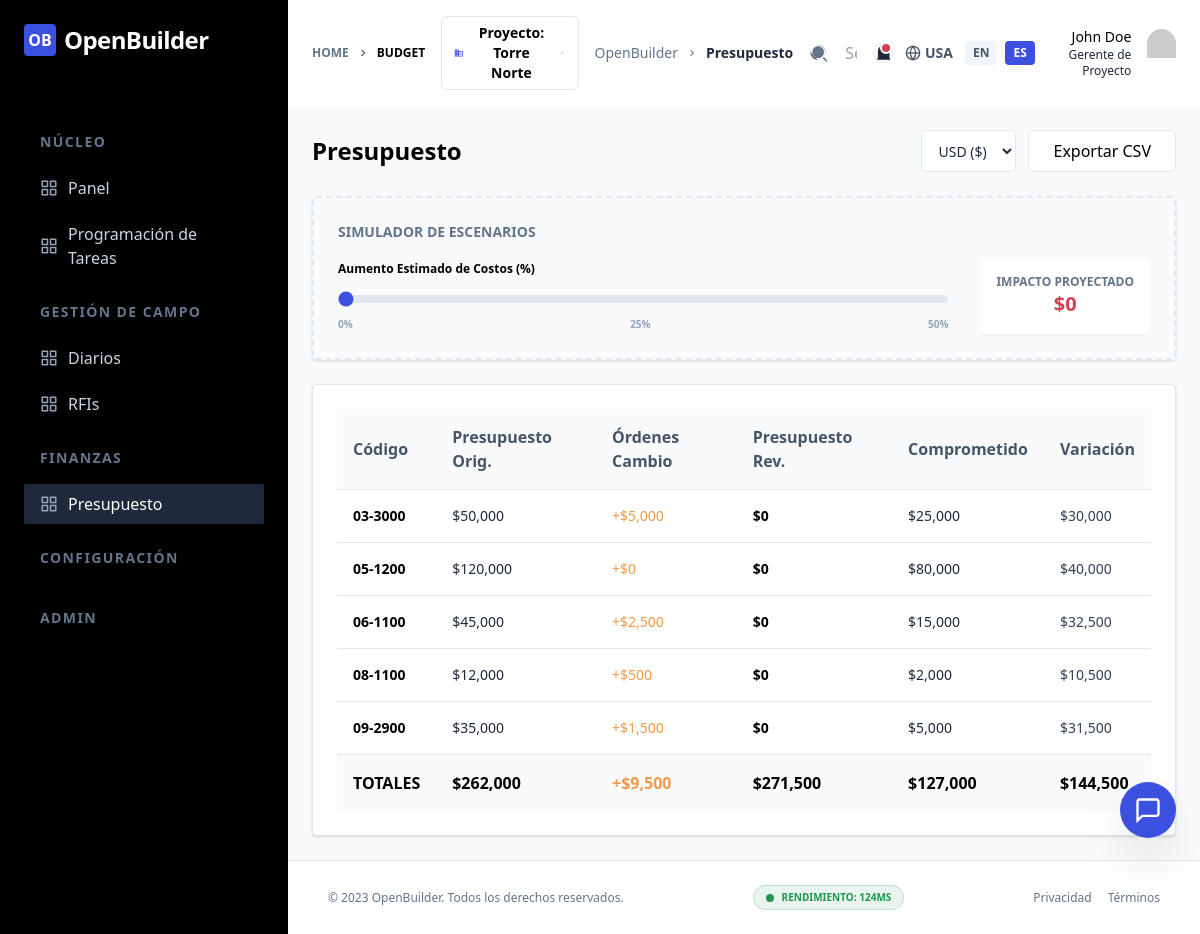
The page /?page=budget&lang=es (signed in) on the database its author committed.
### tables this page shows
CREATE TABLE cost_codes (
                id INTEGER PRIMARY KEY AUTOINCREMENT,
                code TEXT NOT NULL,
                name TEXT NOT NULL,
                original_budget REAL NOT NULL DEFAULT 0,
                change_orders REAL NOT NULL DEFAULT 0,
                committed_costs REAL NOT NULL DEFAULT 0,
                created_by INTEGER,
                created_at TEXT NOT NULL DEFAULT (datetime('now'))
            );

### src/app.php (called while the page is built, shortened)
<?php
function calculate_budget_metrics($code) {
    $revised_budget = $code['original_budget'] + $code['change_orders'];
    $percentage_spent = $revised_budget > 0 ? ($code['committed_costs'] / $revised_budget) * 100 : 0;
    return [
        'revised_budget' => $revised_budget,
        'percentage_spent' => min(100, max(0, $percentage_spent)),
        'variance' => $revised_budget - $code['committed_costs']
    ];
}

### templates/budget.php (the view, shortened to what this page needs)
<?php
$query = "SELECT * FROM cost_codes ORDER BY code ASC";
$cost_codes = $pdo->query($query)->fetchAll();
$total_original = 0;
$total_co = 0;
$total_committed = 0;
foreach ($cost_codes as $code) {
    $total_original += $code['original_budget'];
    $total_co += $code['change_orders'];
    $total_committed += $code['committed_costs'];
}
$total_revised = $total_original + $total_co;
?>
<div class="mb-6 flex flex-col gap-3 sm:flex-row sm:items-center sm:justify-between">
    <h2 class="text-2xl font-bold text-black">
        <?php echo $lang === 'es' ? 'Presupuesto' : 'Budget'; ?>
    </h2>
    <div class="flex gap-3">
        <select class="rounded border border-stroke bg-white py-2 px-3 text-sm font-medium focus:border-primary outline-none">
            <option value="USD">USD ($)</option>
        </select>
        <a href="?action=export_budget&lang=<?php echo $lang; ?>" class="inline-flex items-center justify-center rounded-md border border-stroke bg-white py-2 px-6 text-center font-medium text-black hover:shadow-md transition-all">
            <?php echo $lang === 'es' ? 'Exportar CSV' : 'Export CSV'; ?>
        </a>
    </div>
</div>
<div class="card mb-6 bg-slate-50 border-dashed border-2 border-slate-200">
    <h3 class="text-sm font-bold text-slate-500 uppercase mb-4"><?php echo $lang === 'es' ? 'Simulador de Escenarios' : 'Scenario Simulator'; ?></h3>
    <div class="flex flex-col md:flex-row gap-8 items-center">
        <div class="flex-1 w-full">
            <label class="block text-xs font-bold text-black mb-2"><?php echo $lang === 'es' ? 'Aumento Estimado de Costos (%)' : 'Estimated Cost Increase (%)'; ?></label>
            <input type="range" id="variance-slider" min="0" max="50" value="0" class="w-full h-2 bg-slate-200 rounded-lg appearance-none cursor-pointer accent-primary">
            <div class="flex justify-between mt-2 text-[10px] font-bold text-slate-400">
                <span>0%</span>
                <span>25%</span>
                <span>50%</span>
            </div>
        </div>
        <div class="p-4 bg-white rounded shadow-sm min-w-[150px] text-center">
            <p class="text-xs text-slate-500 uppercase font-bold"><?php echo $lang === 'es' ? 'Impacto Proyectado' : 'Projected Impact'; ?></p>
            <p class="text-xl font-black text-danger" id="projected-impact">$0</p>
        </div>
    </div>
</div>
<div class="card overflow-hidden">
    <div class="overflow-x-auto">
        <table class="w-full text-left border-collapse">
            <thead>
                <tr class="bg-slate-50 border-b border-stroke">
                    <th class="py-4 px-4 font-semibold text-slate-600"><?php echo $lang === 'es' ? 'Código' : 'Cost Code'; ?></th>
                    <th class="py-4 px-4 font-semibold text-slate-600"><?php echo $lang === 'es' ? 'Presupuesto Orig.' : 'Original Budget'; ?></th>
                    <th class="py-4 px-4 font-semibold text-slate-600"><?php echo $lang === 'es' ? 'Órdenes Cambio' : 'Change Orders'; ?></th>
                    <th class="py-4 px-4 font-semibold text-slate-600"><?php echo $lang === 'es' ? 'Presupuesto Rev.' : 'Revised Budget'; ?></th>
                    <th class="py-4 px-4 font-semibold text-slate-600"><?php echo $lang === 'es' ? 'Comprometido' : 'Committed'; ?></th>
                    <th class="py-4 px-4 font-semibold text-slate-600"><?php echo $lang === 'es' ? 'Variación' : 'Variance'; ?></th>
                </tr>
            </thead>
            <tbody>
                <?php foreach ($cost_codes as $code):
                    $metrics = calculate_budget_metrics($code);
                ?>
                <tr class="border-b border-stroke hover:bg-slate-50 transition-colors">
                    <td class="py-4 px-4">
                        <p class="text-sm font-bold text-black"><?php echo htmlspecialchars($code['code']); ?></p>
                    </td>
                    <td class="py-4 px-4 text-sm">$<?php echo number_format($code['original_budget']); ?></td>
                    <td class="py-4 px-4 text-sm text-warning font-medium">+$<?php echo number_format($code['change_orders']); ?></td>
                    <td class="py-4 px-4 text-sm font-bold text-black">$<?php echo number_format($metrics['revised']); ?></td>
                    <td class="py-4 px-4 text-sm">$<?php echo number_format($code['committed_costs']); ?></td>
                    <td class="py-4 px-4 text-sm font-medium">
                        <span class="<?php echo $metrics['variance'] < 0 ? 'text-danger font-bold' : 'text-slate-700'; ?>">
                            $<?php echo number_format($metrics['variance']); ?>
                        </span>
                    </td>
                </tr>
                <?php endforeach; ?>
            </tbody>
            <tfoot>
                <tr class="bg-slate-50 font-bold text-black">
                    <td class="py-4 px-4"><?php echo $lang === 'es' ? 'TOTALES' : 'TOTALS'; ?></td>
                    <td class="py-4 px-4">$<?php echo number_format($total_original); ?></td>
                    <td class="py-4 px-4 text-warning">+$<?php echo number_format($total_co); ?></td>
                    <td class="py-4 px-4">$<?php echo number_format($total_revised); ?></td>
                    <td class="py-4 px-4">$<?php echo number_format($total_committed); ?></td>
                    <td class="py-4 px-4">$<?php echo number_format($total_revised - $total_committed); ?></td>
                </tr>
            </tfoot>
        </table>
    </div>
</div>

### public/css/variables.css (style rules this page uses)
:root { --color-primary: hsl(231, 74%, 56%); --color-primary-dark: hsl(231, 74%, 46%); --color-danger-light: hsl(0, 75%, 96%); --bg-body: hsl(210, 20%, 98%); --bg-card: hsl(0, 0%, 100%); --text-main: hsl(210, 20%, 15%); --text-muted: hsl(210, 10%, 45%); }
:root { --primary: hsl(230, 70%, 55%); --primary-dark: hsl(230, 70%, 45%); --secondary: hsl(200, 15%, 43%); --accent: hsl(35, 90%, 55%); --success: hsl(150, 60%, 45%); --warning: hsl(35, 90%, 55%); --danger: hsl(0, 75%, 60%); --color-success: hsl(145, 63%, 36%); --color-warning: hsl(28, 87%, 62%); --color-danger: hsl(352, 63%, 54%); --color-body-bg: hsl(210, 40%, 96%); --color-text-main: hsl(215, 25%, 27%); --color-text-muted: hsl(215, 16%, 47%); --color-stroke: hsl(214, 32%, 91%); --color-white: hsl(0, 0%, 100%); --color-black: hsl(222, 47%, 11%); --glass-bg: hsla(0, 0%, 100%, 0.7); --glass-border: hsla(0, 0%, 100%, 0.3); --glass-blur: 10px; --space-1: 0.25rem; --space-2: 0.5rem; --space-3: 0.75rem; --space-4: 1rem; --space-6: 1.5rem; --space-8: 2rem; --space-10: 2.5rem; --shadow-sm: 0 1px 2px 0 rgba(0, 0, 0, 0.05); --shadow-default: 0 1px 3px 0 rgba(0, 0, 0, 0.1), 0 1px 2px 0 rgba(0, 0, 0, 0.06); --shadow-md: 0 4px 6px -1px rgba(0, 0, 0, 0.1), 0 2px 4px -1px rgba(0, 0, 0, 0.06); }

### public/css/base.css (style rules this page uses)
* { margin: 0; padding: 0; box-sizing: border-box; }
body { background-color: var(--color-body-bg); color: var(--color-text-main); font-family: 'Inter', -apple-system, BlinkMacSystemFont, "Segoe UI", Roboto, sans-serif; line-height: 1.5; }
h1, h2, h3, h4, h5, h6 { color: var(--color-black); font-weight: 700; }
a { color: var(--color-primary); text-decoration: none; transition: color 0.3s ease; }
.card { background: var(--color-white); border: 1px solid var(--color-stroke); border-radius: var(--space-1); padding: var(--space-6); box-shadow: var(--shadow-default); }

### rows shown on the page
cost_codes: code "03-3000", original_budget "50,000", change_orders "5,000", revised "0", committed_costs "25,000", variance "30,000"
cost_codes: code "05-1200", original_budget "120,000", change_orders "0", revised "0", committed_costs "80,000", variance "40,000"
cost_codes: code "06-1100", original_budget "45,000", change_orders "2,500", revised "0", committed_costs "15,000", variance "32,500"
cost_codes: code "08-1100", original_budget "12,000", change_orders "500", revised "0", committed_costs "2,000", variance "10,500"
cost_codes: code "09-2900", original_budget "35,000", change_orders "1,500", revised "0", committed_costs "5,000", variance "31,500"

### other values the page prints
$group['group_es'] "NÚCLEO"
$item['name_es'] "Panel"
$item['name_es'] "Programación de Tareas"
$group['group_es'] "GESTIÓN DE CAMPO"
$item['name_es'] "Diarios"
$item['name_es'] "RFIs"
$group['group_es'] "FINANZAS"
$item['name_es'] "Presupuesto"
$group['group_es'] "CONFIGURACIÓN"
$group['group_es'] "ADMIN"
str_replace('_', ' ', $page) "BUDGET"
$page_titles[$page][$lang] "Presupuesto"
$region "USA"
$total_original "262,000"
$total_co "9,500"
